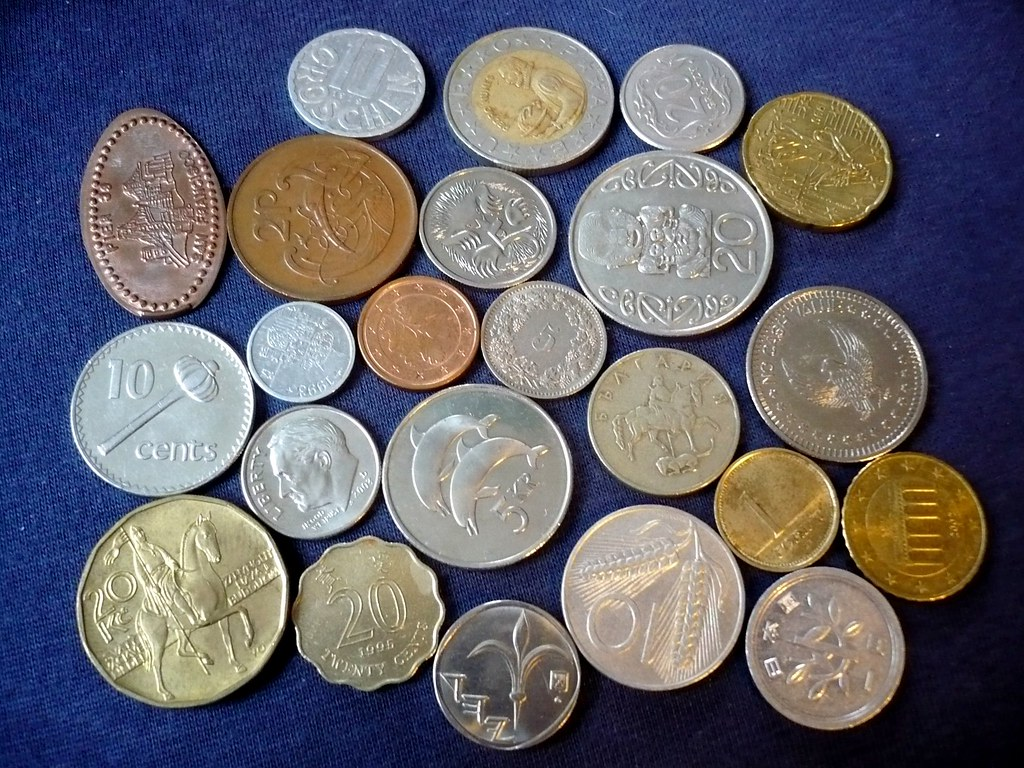
#> input picture nesne_tespiti/coins.jpg, 1024 x 768 px
$ python havza_algoritmasi.py
#> lines starting #> are read from the running program, lines starting #| are printed output that depends on the picture; after the words box and inside, x2 and y2 are one past the last pixel; in counts of white or black regions, pixels touching at a corner belong together
import cv2
import matplotlib.pyplot as plt
import numpy as np


coin = cv2.imread("coins.jpg")
#> coin is the input picture: shape (768, 1024, 3); mean B, G, R 107.9, 99, 100.8
#plt.figure(), plt.imshow(coin), plt.axis("off")

coin_blur = cv2.medianBlur(coin,13)
coin_gray= cv2.cvtColor(coin_blur,cv2.COLOR_BGR2GRAY)
#plt.figure(), plt.imshow(coin_gray, cmap="gray"), plt.axis("off")

#binary threshold
ret,coin_thresh = cv2.threshold(coin_gray,75,255,cv2.THRESH_BINARY)
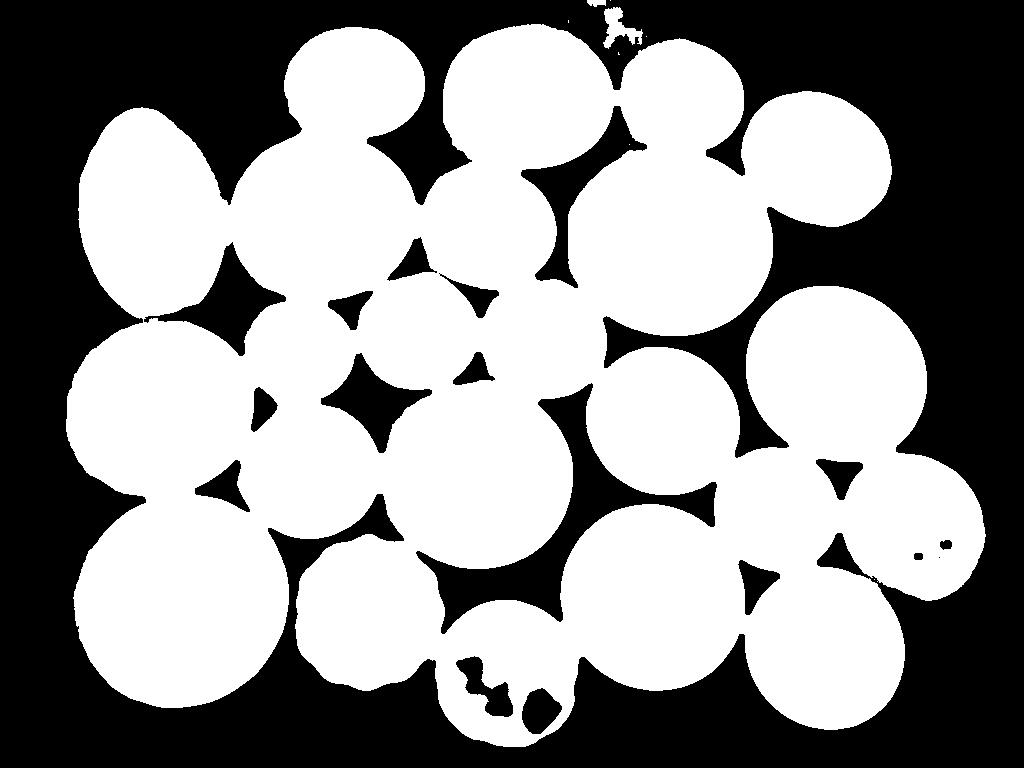
#> coin_thresh: shape (768, 1024); 56.6% white; 18 black regions (1 under 20 px)
#plt.figure(), plt.imshow(coin_thresh, cmap ="gray"), plt.axis("off")

#KONTUR
contours,hierarchy = cv2.findContours(coin_thresh,cv2.RETR_TREE,cv2.CHAIN_APPROX_SIMPLE)
#> contours = 27 contours, 8 with area under 20; largest, box (x1, y1, x2, y2) and area: (66, 24, 986, 747) 479870, (415, 382, 718, 635) 14262, (520, 105, 648, 289) 5498, (143, 241, 287, 357) 5035, (320, 352, 433, 454) 4140

for i in range(len(contours)):
    if hierarchy[0][i][3] == -1:
        cv2.drawContours(coin,contours,i,(0,255,0),10)
#> this loop made 27 passes
#> coin: shape (768, 1024, 3); 8.47% of pixels changed, all inside (x1, y1, x2, y2) = (61, 0, 991, 752)
#plt.figure(), plt.imshow(coin), plt.axis("off")


#watershed

coin = cv2.imread("coins.jpg")
plt.figure(), plt.imshow(coin), plt.axis("off")

coin_blur = cv2.medianBlur(coin,13)
coin_gray= cv2.cvtColor(coin_blur,cv2.COLOR_BGR2GRAY)
plt.figure(), plt.imshow(coin_gray, cmap ="gray"), plt.axis("off")

#binary threshold
ret,coin_thresh = cv2.threshold(coin_gray,65,255,cv2.THRESH_BINARY)
#> coin_thresh: shape (768, 1024); 59.1% white; 39 black regions (20 under 20 px), largest, box (x1, y1, x2, y2) and area: (0, 0, 1024, 768) 287833, (417, 383, 717, 633) 13367, (522, 106, 627, 281) 4284
plt.figure(), plt.imshow(coin_thresh, cmap ="gray"), plt.axis("off")

#açılma
kernel = np.ones((3,3),np.uint8)
opening = cv2.morphologyEx(coin_thresh,cv2.MORPH_OPEN,kernel,iterations=2)
#> opening: shape (768, 1024); 59% white; 23 black regions (5 under 20 px), largest, box (x1, y1, x2, y2) and area: (0, 0, 1024, 768) 288588, (417, 383, 717, 633) 13377, (522, 106, 627, 281) 4300
plt.figure(), plt.imshow(opening, cmap ="gray"), plt.axis("off")


#nesneler arasi mesafe bulalım
dis_transform = cv2.distanceTransform(opening,cv2.DIST_L2,5)
plt.figure(), plt.imshow(dis_transform, cmap ="gray"), plt.axis("off")

#resmi kucult
ret, sure_foreground = cv2.threshold(dis_transform ,0.4*np.max(dis_transform ),255,0)
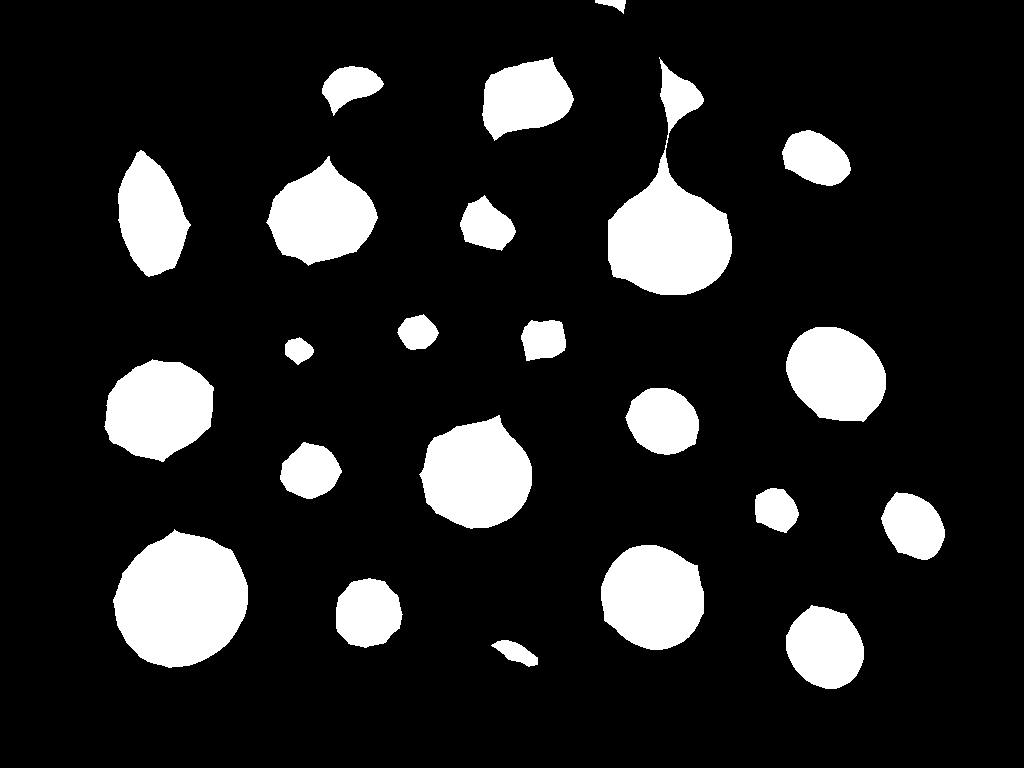
#> sure_foreground: shape (768, 1024) float32; 13.8% white; 23 white regions, largest, box (x1, y1, x2, y2) and area: (113, 529, 248, 668) 13825, (608, 57, 732, 295) 12811, (419, 415, 532, 529) 9310
#> ret = 41.41
plt.figure(), plt.imshow(sure_foreground, cmap ="gray"), plt.axis("off")

#arka plan icin resmi buyult
sure_background = cv2.dilate(opening,kernel,iterations=1)
#> sure_background: shape (768, 1024); 60.5% white; 20 black regions (1 under 20 px), largest, box (x1, y1, x2, y2) and area: (0, 0, 1024, 768) 281445, (418, 385, 715, 632) 12024, (166, 247, 281, 354) 3728
sure_foreground = np.uint8(sure_foreground)
unknown = cv2.subtract(sure_background,sure_foreground)
#> unknown: shape (768, 1024); 46.7% white; 5 white regions
plt.figure(), plt.imshow(unknown, cmap ="gray"), plt.axis("off")


#baglanti
ret,marker = cv2.connectedComponents(sure_foreground)
#> marker: shape (768, 1024) int32; 24 distinct labels, from 0 to 23
#> ret = 24
marker = marker+1
#> marker: shape (768, 1024) int32; 24 distinct labels, from 1 to 24
marker[unknown == 255] = 0
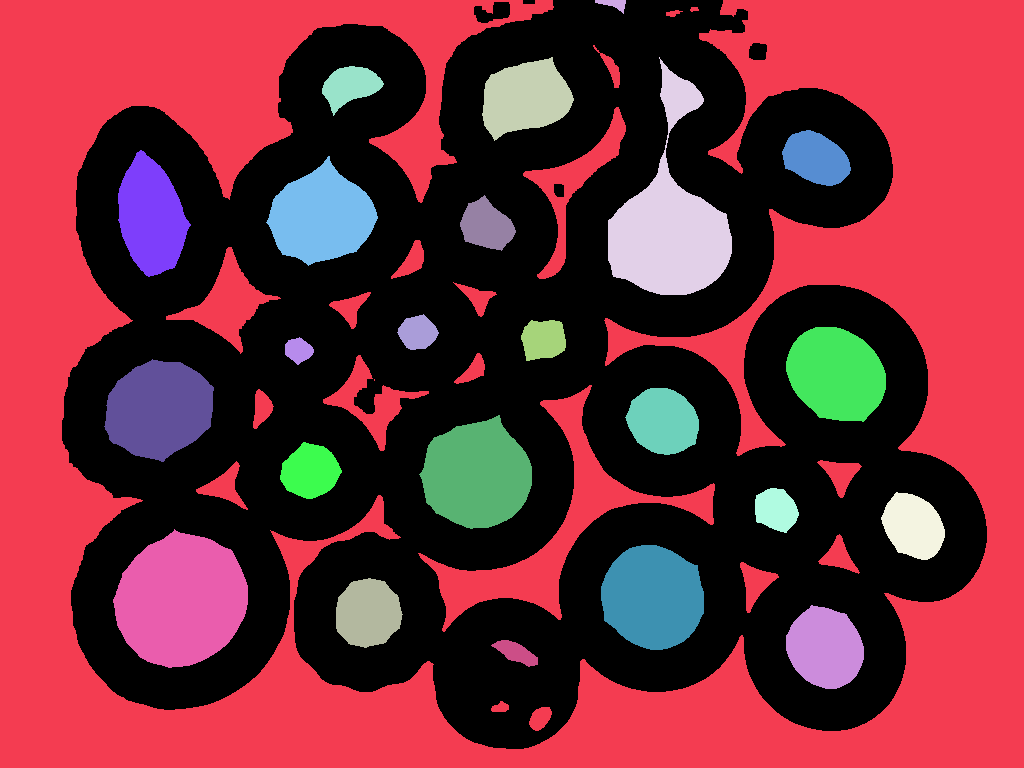
#> marker: shape (768, 1024) int32; 25 distinct labels, from 0 to 24; one colour per label, 0 black
plt.figure(), plt.imshow(marker, cmap="gray"), plt.axis("off")
# havza
marker = cv2.watershed(coin,marker)
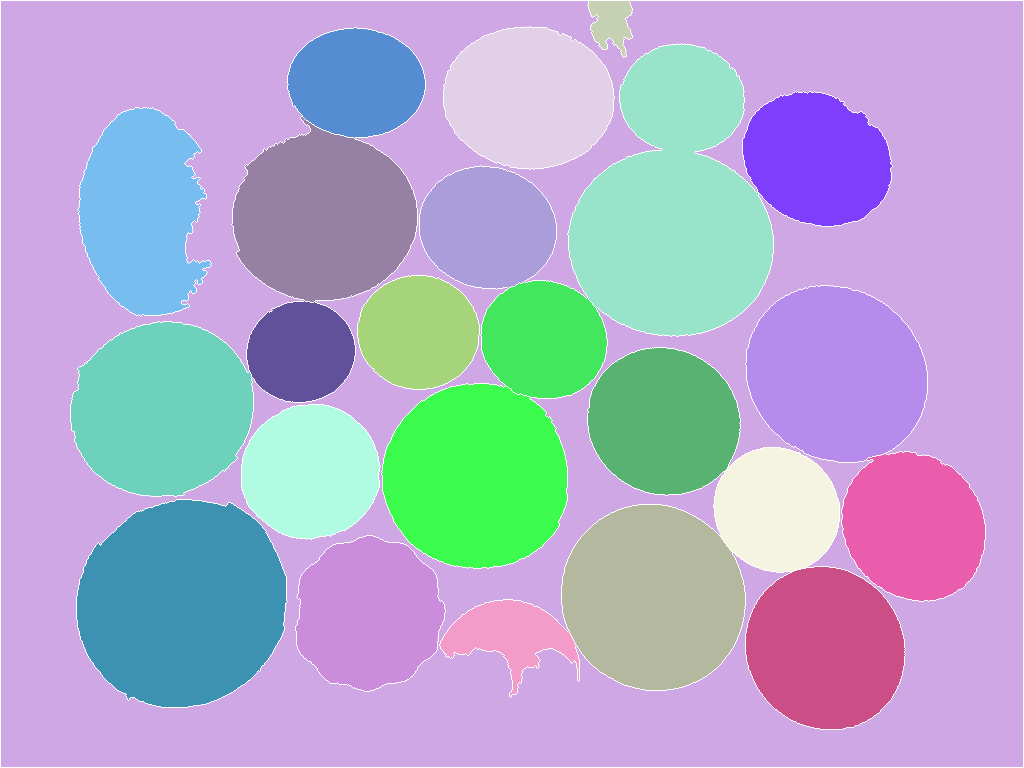
#> marker: shape (768, 1024) int32; 25 distinct labels, from -1 to 24; one colour per label, 0 black, -1 white
plt.figure(), plt.imshow(marker, cmap="gray"), plt.axis("off")

#KONTUR
#contours, hierarchy = cv2.findContours(marker,cv2.RETR_TREE,cv2.CHAIN_APPROX_SIMPLE)
contours, hierarchy = cv2.findContours(coin_thresh.copy(), cv2.RETR_CCOMP, cv2.CHAIN_APPROX_SIMPLE)
#> contours = 65 contours, 40 with area under 20; largest, box (x1, y1, x2, y2) and area: (63, 0, 986, 748) 494917, (416, 382, 718, 634) 13859, (521, 105, 628, 282) 4596, (164, 244, 283, 356) 4301, (321, 353, 432, 453) 3308
for i in range(len(contours)):
    if hierarchy[0][i][3] == -1:
        cv2.drawContours(coin,contours,i,(255,0,0),2)
#> this loop made 65 passes
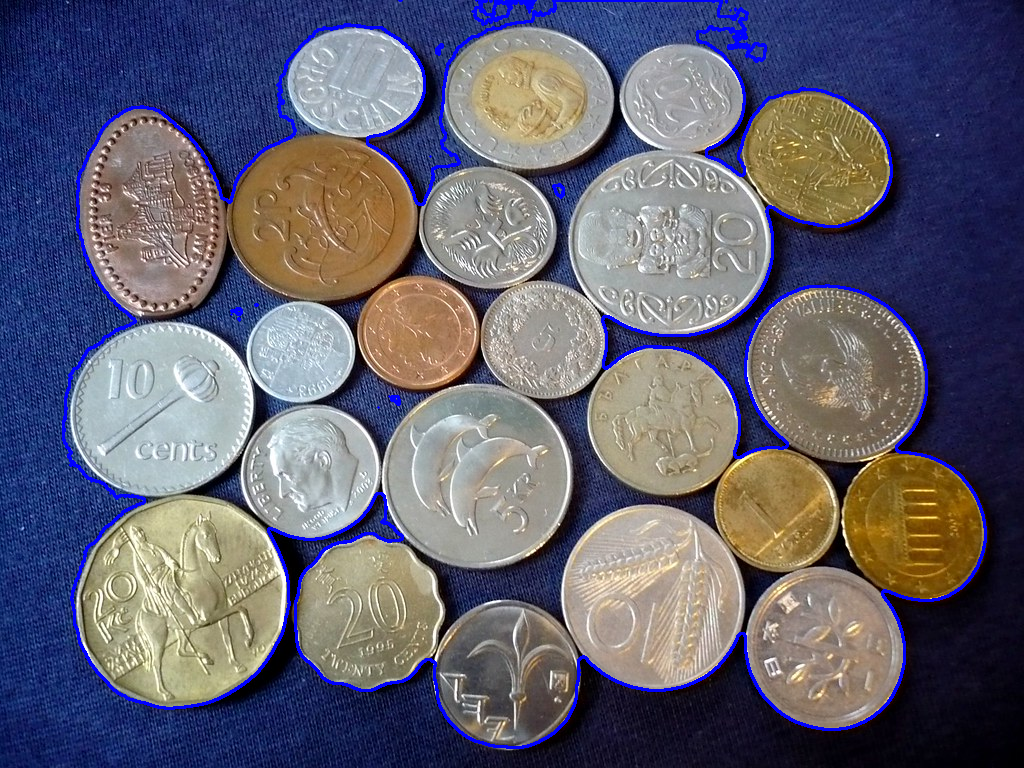
#> coin: shape (768, 1024, 3); 2.67% of pixels changed, all inside (x1, y1, x2, y2) = (62, 0, 987, 749)
plt.figure(), plt.imshow(coin), plt.axis("off")
plt.show()

$ run again, with nesne_tespiti/cat.jpg copied over nesne_tespiti/coins.jpg
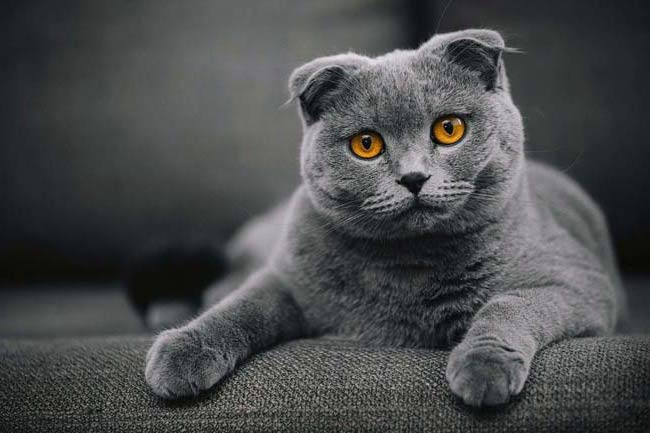
#> input picture nesne_tespiti/cat.jpg, 650 x 433 px
#> coin is the input picture: shape (433, 650, 3); mean B, G, R 76.1, 75.4, 73
#> `ret,coin_thresh = cv2.threshold(coin_gray,75,255,cv2.THRESH_BINARY)`:
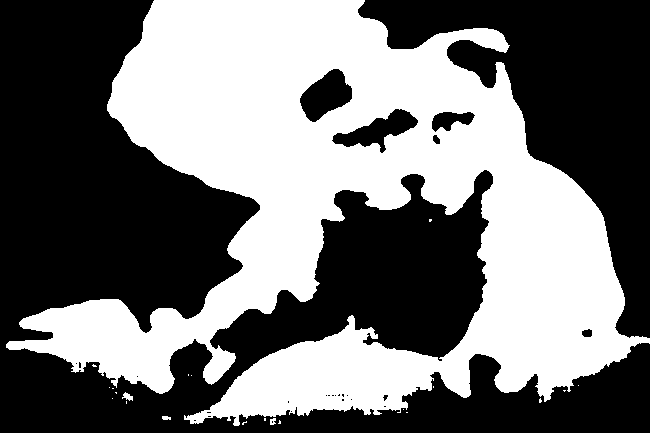
#> coin_thresh: shape (433, 650); 44.8% white; 22 white regions (18 under 20 px)
#> `contours,hierarchy = cv2.findContours(coin_thresh,cv2.RETR_TREE,cv2.CH..`: contours = 47 contours, 37 with area under 20; largest, box (x1, y1, x2, y2) and area: (6, 0, 650, 426) 127884, (299, 68, 353, 123) 1728, (331, 108, 419, 154) 1649, (431, 111, 476, 133) 576, (581, 328, 593, 338) 80
#> the loop `for i in range(len(contours)):` made 47 passes
#> opening: shape (433, 650); 53.6% white; 19 black regions (5 under 20 px), largest, box (x1, y1, x2, y2) and area: (0, 0, 246, 324) 47011, (371, 0, 650, 334) 34916, (318, 175, 485, 355) 19035
#> `ret, sure_foreground = cv2.threshold(dis_transform ,0.4*np.max(dis_tra..`: ret = 43.34
#> sure_background: shape (433, 650); 55.5% white; 15 black regions (2 under 20 px), largest, box (x1, y1, x2, y2) and area: (0, 0, 245, 323) 46113, (373, 0, 650, 333) 34015, (319, 176, 483, 354) 18036
#> unknown: shape (433, 650); 46.5% white; 3 white regions
#> `ret,marker = cv2.connectedComponents(sure_foreground)`: ret = 6
#> `contours, hierarchy = cv2.findContours(coin_thresh.copy(), cv2.RETR_CC..`: contours = 49 contours, 32 with area under 20; largest, box (x1, y1, x2, y2) and area: (0, 0, 650, 433) 178852, (317, 174, 486, 356) 19568, (140, 291, 343, 415) 6362, (300, 69, 344, 122) 1250, (341, 115, 411, 147) 960
#> the loop `for i in range(len(contours)):` made 49 passes
#> after the loop `for i in range(len(contours)):`:
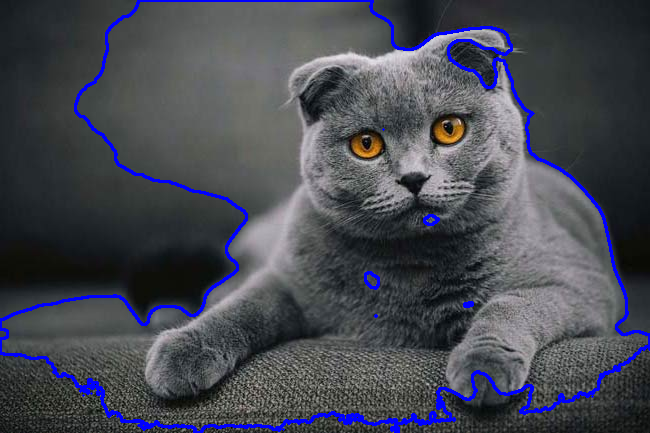
#> coin: shape (433, 650, 3); 3.45% of pixels changed, all inside (x1, y1, x2, y2) = (0, 0, 650, 433)
